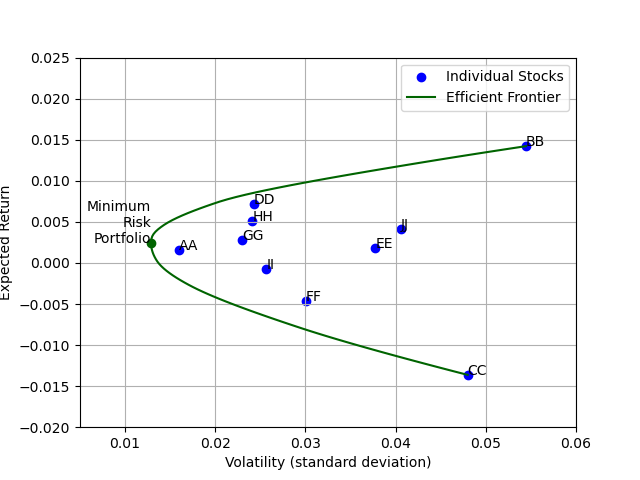

This figure's Python source:
#!/usr/bin/env python3.9

# Copyright 2023, Gurobi Optimization, LLC

# Portfolio selection: given a sum of money to invest, one must decide how to
# spend it amongst a portfolio of financial securities.  Our approach is due
# to Markowitz (1959) and looks to minimize the risk associated with the
# investment while realizing a target expected return.  By varying the target,
# one can compute an 'efficient frontier', which defines the optimal portfolio
# for a given expected return.
#
# Note that this example reads historical return data from a comma-separated
# file (../data/portfolio.csv).  As a result, it must be run from the Gurobi
# examples/python directory.
#
# This example requires the pandas (>= 0.20.3), NumPy, and Matplotlib
# Python packages, which are part of the SciPy ecosystem for
# mathematics, science, and engineering (http://scipy.org).  These
# packages aren't included in all Python distributions, but are
# included by default with Anaconda Python.

import gurobipy as gp
from gurobipy import GRB
from math import sqrt
import pandas as pd
import numpy as np
import matplotlib
matplotlib.use('Agg')
import matplotlib.pyplot as plt

# Import (normalized) historical return data using pandas
data = pd.read_csv('../data/portfolio.csv', index_col=0)
stocks = data.columns

# Calculate basic summary statistics for individual stocks
stock_volatility = data.std()
stock_return = data.mean()

# Create an empty model
m = gp.Model('portfolio')

# Add a variable for each stock
vars = pd.Series(m.addVars(stocks), index=stocks)

# Objective is to minimize risk (squared).  This is modeled using the
# covariance matrix, which measures the historical correlation between stocks.
sigma = data.cov()
portfolio_risk = sigma.dot(vars).dot(vars)
m.setObjective(portfolio_risk, GRB.MINIMIZE)

# Fix budget with a constraint
m.addConstr(vars.sum() == 1, 'budget')

# Optimize model to find the minimum risk portfolio
m.setParam('OutputFlag', 0)
m.optimize()

# Create an expression representing the expected return for the portfolio
portfolio_return = stock_return.dot(vars)

# Display minimum risk portfolio
print('Minimum Risk Portfolio:\n')
for v in vars:
    if v.X > 0:
        print('\t%s\t: %g' % (v.VarName, v.X))
minrisk_volatility = sqrt(portfolio_risk.getValue())
print('\nVolatility      = %g' % minrisk_volatility)
minrisk_return = portfolio_return.getValue()
print('Expected Return = %g' % minrisk_return)

# Add (redundant) target return constraint
target = m.addConstr(portfolio_return == minrisk_return, 'target')

# Solve for efficient frontier by varying target return
frontier = pd.Series(dtype=np.float64)
for r in np.linspace(stock_return.min(), stock_return.max(), 100):
    target.rhs = r
    m.optimize()
    frontier.loc[sqrt(portfolio_risk.getValue())] = r

# Plot volatility versus expected return for individual stocks
ax = plt.gca()
ax.scatter(x=stock_volatility, y=stock_return,
           color='Blue', label='Individual Stocks')
for i, stock in enumerate(stocks):
    ax.annotate(stock, (stock_volatility[i], stock_return[i]))

# Plot volatility versus expected return for minimum risk portfolio
ax.scatter(x=minrisk_volatility, y=minrisk_return, color='DarkGreen')
ax.annotate('Minimum\nRisk\nPortfolio', (minrisk_volatility, minrisk_return),
            horizontalalignment='right')

# Plot efficient frontier
frontier.plot(color='DarkGreen', label='Efficient Frontier', ax=ax)

# Format and display the final plot
ax.axis([0.005, 0.06, -0.02, 0.025])
ax.set_xlabel('Volatility (standard deviation)')
ax.set_ylabel('Expected Return')
ax.legend()
ax.grid()
plt.savefig('portfolio.png')
print("Plotted efficient frontier to 'portfolio.png'")
